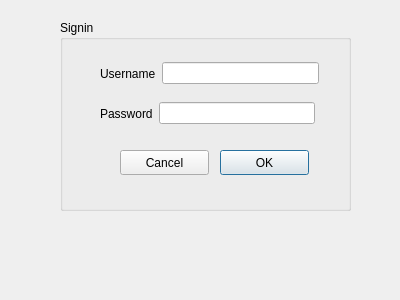
<?xml version="1.0" encoding="UTF-8"?>
<ui version="4.0">
 <class>Login</class>
 <widget class="QDialog" name="Login">
  <property name="geometry">
   <rect>
    <x>0</x>
    <y>0</y>
    <width>400</width>
    <height>300</height>
   </rect>
  </property>
  <property name="windowTitle">
   <string>Dialog</string>
  </property>
  <widget class="QGroupBox" name="groupBox">
   <property name="geometry">
    <rect>
     <x>60</x>
     <y>20</y>
     <width>291</width>
     <height>191</height>
    </rect>
   </property>
   <property name="title">
    <string>Signin</string>
   </property>
   <widget class="QWidget" name="layoutWidget">
    <property name="geometry">
     <rect>
      <x>40</x>
      <y>40</y>
      <width>219</width>
      <height>27</height>
     </rect>
    </property>
    <layout class="QHBoxLayout" name="horizontalLayout">
     <item>
      <widget class="QLabel" name="label">
       <property name="text">
        <string>Username</string>
       </property>
      </widget>
     </item>
     <item>
      <widget class="QLineEdit" name="name"/>
     </item>
    </layout>
   </widget>
   <widget class="QWidget" name="layoutWidget">
    <property name="geometry">
     <rect>
      <x>40</x>
      <y>80</y>
      <width>215</width>
      <height>27</height>
     </rect>
    </property>
    <layout class="QHBoxLayout" name="horizontalLayout_2">
     <item>
      <widget class="QLabel" name="label_2">
       <property name="text">
        <string>Password</string>
       </property>
      </widget>
     </item>
     <item>
      <widget class="QLineEdit" name="password">
       <property name="echoMode">
        <enum>QLineEdit::Password</enum>
       </property>
      </widget>
     </item>
    </layout>
   </widget>
   <widget class="QPushButton" name="ok">
    <property name="geometry">
     <rect>
      <x>160</x>
      <y>130</y>
      <width>89</width>
      <height>25</height>
     </rect>
    </property>
    <property name="text">
     <string>OK</string>
    </property>
   </widget>
   <widget class="QPushButton" name="cancel">
    <property name="geometry">
     <rect>
      <x>60</x>
      <y>130</y>
      <width>89</width>
      <height>25</height>
     </rect>
    </property>
    <property name="text">
     <string>Cancel</string>
    </property>
   </widget>
  </widget>
 </widget>
 <resources/>
 <connections/>
</ui>
